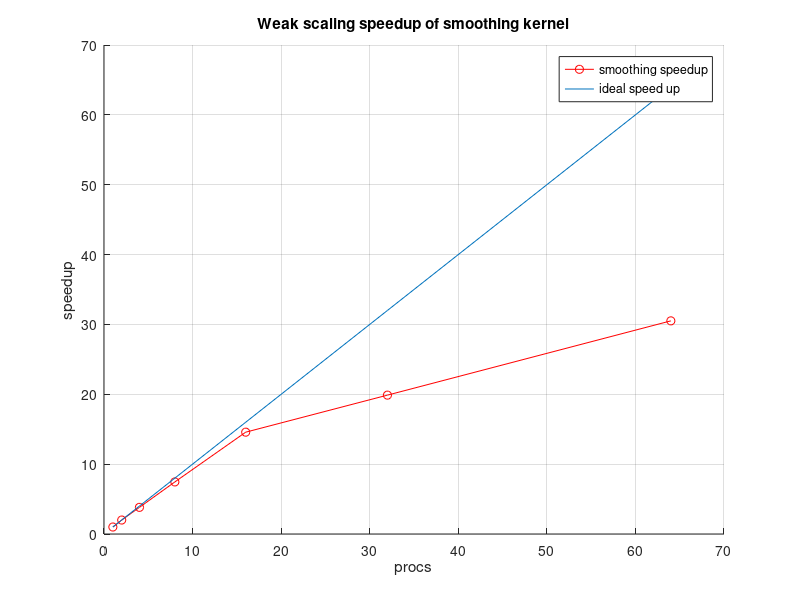

MATLAB code for this plot:
% Set up timings
n_procs = [1,2,4,8,16,32,64];
t_par_smooth = [.41,.41,.43,.44,.45,.66,.86];

t_ser_smooth = zeros(1,numel(n_procs));

for i = 1:1:numel(n_procs)
    t_ser_smooth(i) = t_par_smooth(1)*n_procs(i);
end

speedup = t_ser_smooth./t_par_smooth;
rel_dif = zeros(1,numel(speedup));
for i = 1:1:numel(speedup)
    rel_dif(i) = (speedup(i) - n_procs(i))/n_procs(i);
end
rel_dif

clf;
figure(1);
hold on;
grid on;
plot(n_procs,speedup,'ro-');
plot(n_procs,n_procs);
    legend('smoothing speedup', 'ideal speed up');
    xlabel('procs');
    ylabel('speedup');
    title('Weak scaling speedup of smoothing kernel'); 